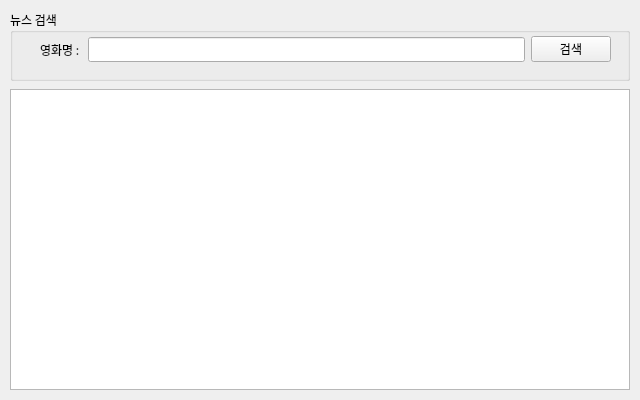
<?xml version="1.0" encoding="UTF-8"?>
<ui version="4.0">
 <class>FrmMain</class>
 <widget class="QWidget" name="FrmMain">
  <property name="windowModality">
   <enum>Qt::NonModal</enum>
  </property>
  <property name="enabled">
   <bool>true</bool>
  </property>
  <property name="geometry">
   <rect>
    <x>0</x>
    <y>0</y>
    <width>640</width>
    <height>400</height>
   </rect>
  </property>
  <property name="sizePolicy">
   <sizepolicy hsizetype="Fixed" vsizetype="Fixed">
    <horstretch>0</horstretch>
    <verstretch>0</verstretch>
   </sizepolicy>
  </property>
  <property name="minimumSize">
   <size>
    <width>640</width>
    <height>400</height>
   </size>
  </property>
  <property name="maximumSize">
   <size>
    <width>640</width>
    <height>400</height>
   </size>
  </property>
  <property name="font">
   <font>
    <family>나눔고딕</family>
   </font>
  </property>
  <property name="windowTitle">
   <string>네이버API 뉴스검색앱</string>
  </property>
  <widget class="QWidget" name="verticalLayoutWidget">
   <property name="geometry">
    <rect>
     <x>10</x>
     <y>10</y>
     <width>620</width>
     <height>71</height>
    </rect>
   </property>
   <layout class="QVBoxLayout" name="searchLayout">
    <item>
     <widget class="QGroupBox" name="groupBox">
      <property name="title">
       <string>뉴스 검색</string>
      </property>
      <widget class="QWidget" name="layoutWidget">
       <property name="geometry">
        <rect>
         <x>30</x>
         <y>24</y>
         <width>571</width>
         <height>31</height>
        </rect>
       </property>
       <layout class="QHBoxLayout" name="horizontalLayout">
        <item>
         <widget class="QLabel" name="label">
          <property name="text">
           <string>영화명 : </string>
          </property>
         </widget>
        </item>
        <item>
         <widget class="QLineEdit" name="txtSearch"/>
        </item>
        <item>
         <widget class="QPushButton" name="btnSearch">
          <property name="text">
           <string>검색</string>
          </property>
         </widget>
        </item>
       </layout>
      </widget>
     </widget>
    </item>
   </layout>
  </widget>
  <widget class="QWidget" name="verticalLayoutWidget_2">
   <property name="geometry">
    <rect>
     <x>10</x>
     <y>89</y>
     <width>620</width>
     <height>301</height>
    </rect>
   </property>
   <layout class="QVBoxLayout" name="resultLayout">
    <item>
     <widget class="QTableWidget" name="tblResult"/>
    </item>
   </layout>
  </widget>
 </widget>
 <resources/>
 <connections/>
</ui>
